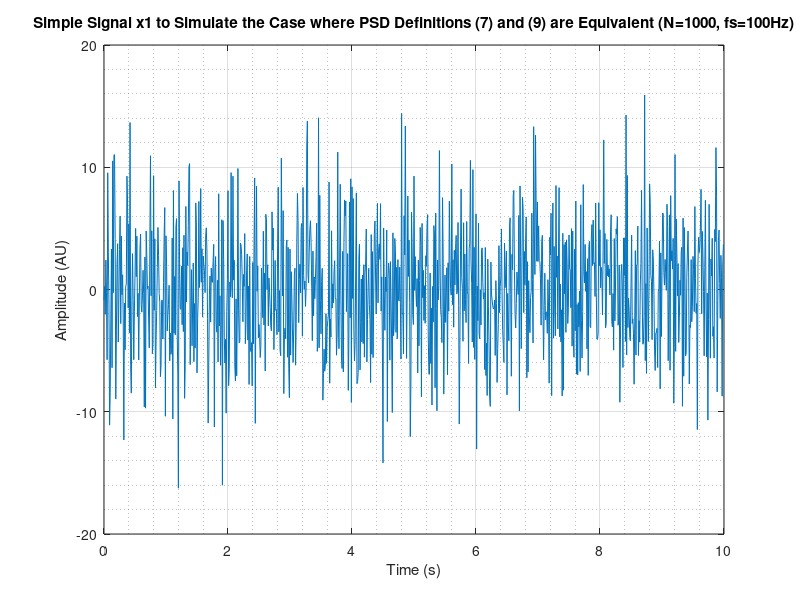

This chart was generated by the following MATLAB code: (Note: this script raises an error after producing the figure.)
%% 1.1 Properties of Power Spectral Density (PSD)
% TASK: Show through simulations that the definition of PSD (7) is equivalent to (9) under the assumption that r(k) decays rapidly
clear all; close all; clc;

%% PARAMETERS for SIGNAL GENERATION
fs = 100;           %Sampling frequency for both simulations (Hz)
dur = 10;           %Duration of our simple ramp signal x1 (in s)
N = dur*fs;         %Signal length for both simuations (# samples)

%% GENERATE simple signal x1
x1 = zeros(1,N);    %Initialize signal x1
t = (0:N-1)/fs;     %Time axis for x1
f_sig = 20;         %Frequency of sine wave in x1
noise = 5;          %Ratio of noise to signal amplitude

x1 = sin((2*pi*f_sig)*t) + noise*randn(1, N);

%% PLOT simple signal x1
figure(1); plot(t, x1);
title(['Simple Signal x1 to Simulate the Case where PSD Definitions (7) and (9) are Equivalent (N=', num2str(N), ', fs=', num2str(fs), 'Hz)']);
xlabel('Time (s)'); ylabel('Amplitude (AU)'); grid on; grid minor;

%% COMPUTE the ACF of simple signal x1
acf_x1 = autocorr(x1, N-1);         %Unbiased autocorrelation estimate of x1
k = 0:length(x1)-1;                 %Axis of lags k to plot the autocorrelation
figure(2); stem(k, acf_x1);         %Plot the ACF of x1
title(['Autocorrelation (ACF) of Signal x1 to Simulate the Case where PSD Definitions (7) and (9) are Equivalent (N=', num2str(N), ', fs=', num2str(fs), 'Hz)']);
xlabel('Lag k'); ylabel('Autocorrelation (AU)'); grid on; grid minor;

%% COMPUTE PSD based on definition (7)
f = linspace(-fs/2,fs/2-1/fs,N);                            %Define frequency axis (in Hz)
PSD7 = (1/N)*(fftshift(fft(x1)).*conj(fftshift(fft(x1))));  %Definition (7) of PSD
figure(3); subplot(2,1,1); stem(f,PSD7);                   	%Plot PSD (7)
title('Definition (7) of PSD applied to Signal x1 to Simulate the Case where PSD Definitions (7) and (9) are Equivalent');
xlabel('Frequency (Hz)'); ylabel('PSD (Power/frequency) (AU/Hz)'); grid on; grid minor;

%% COMPUTE PSD based on definition (9)
f = linspace(-fs/2,fs/2-1/fs,length(acf_x1));               %Define frequency axis (in Hz)
PSD9 = fftshift(fft(acf_x1));                               %Definition (9) of PSD
figure(3); subplot(2,1,2); stem(f,PSD9);                   	%Plot PSD (9)
title('Definition (9) of PSD applied to Signal x1 to Simulate the Case where PSD Definitions (7) and (9) are Equivalent');
xlabel('Frequency (Hz)'); ylabel('PSD (Power/frequency) (AU/Hz)'); grid on; grid minor;

%% ERROR between (7) and (9)
err = dot(PSD7,PSD9)./(norm(PSD7)*norm(PSD9));